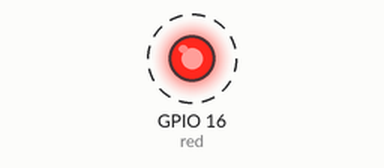
Bench run of a program on a simulated Raspberry Pi (BCM pin numbers). Shown: output pins drawn as LEDs (lit = HIGH). Dashed ring = blinking. What the program prints to the terminal is not drawn.

Above: at 0.2 s.
Timing chart, 0 to 3.0 s (numbered marks = the images above):
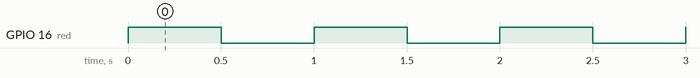

The program:

LED_blink.py
```python
from gpiozero import LED
from signal import pause
red = LED(16)
red.blink(on_time= 0.5, off_time= 0.5 ,background=True) # 스레드로 동작하고 있다

print('-----------')

pause() # cpu 를 더이상 사용 안하게 만든다.

# while True: <- busy waiting
```

Measured:
- by itself, GPIO 16 (red): alternates HIGH for 0.50 s and LOW for 0.50 s
